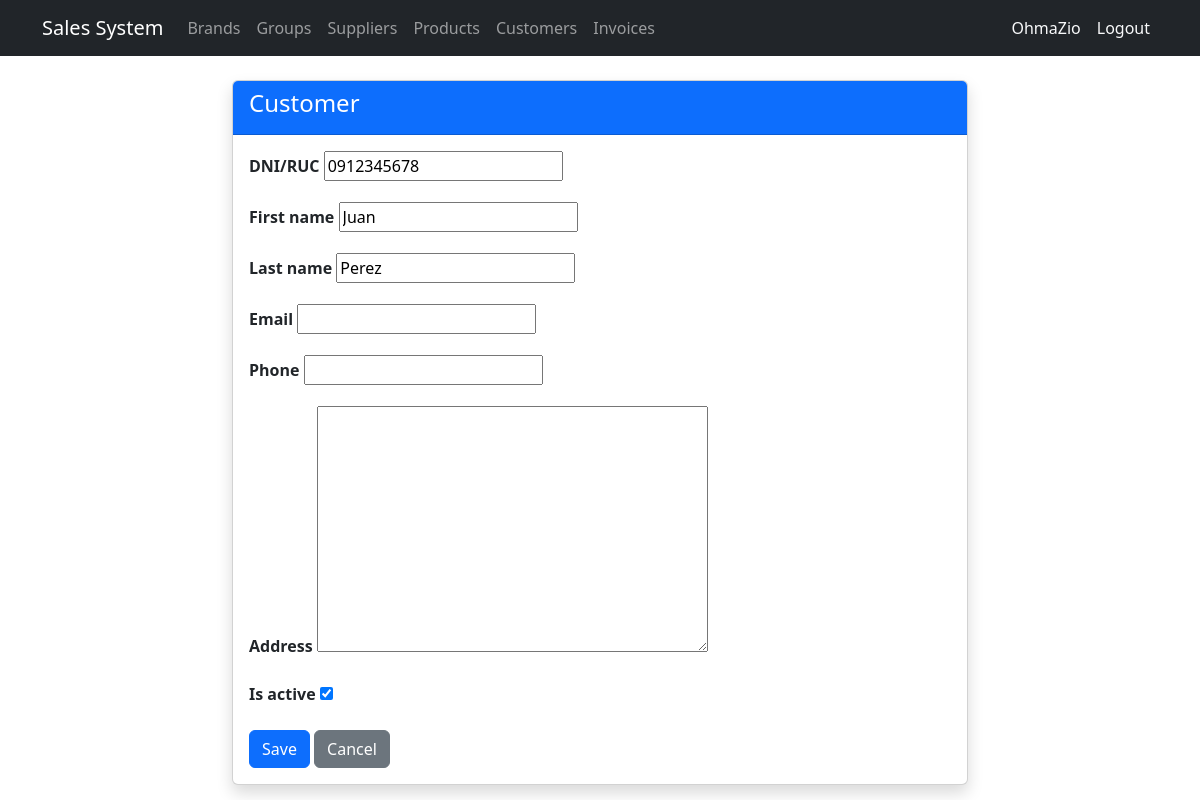
The page /customers/1/edit/ (signed in) on the database its author committed.
### billing/models.py (models this page shows, shortened)
class Customer(models.Model):
    dni = models.CharField(max_length=13, unique=True, verbose_name='DNI/RUC', validators=[validate_cedula_ec])
    first_name = models.CharField(max_length=100)
    last_name = models.CharField(max_length=100)
    email = models.EmailField(blank=True, null=True)
    phone = models.CharField(max_length=20, blank=True, null=True)
    address = models.TextField(blank=True, null=True)
    is_active = models.BooleanField(default=True)
    created_at = models.DateTimeField(auto_now_add=True)
    updated_at = models.DateTimeField(auto_now=True)
    class Meta:
        ordering = ['last_name', 'first_name']

### billing/views.py (the view)
# urls.py: path('customers/<int:pk>/edit/', views.CustomerUpdateView.as_view(), name='customer_update'),
class CustomerUpdateView(LoginRequiredMixin, UpdateView):
    model = Customer; fields = ['dni','first_name','last_name','email','phone','address','is_active']; template_name = 'billing/customer_form.html'; success_url = reverse_lazy('billing:customer_list')

### billing/templates/billing/customer_form.html (shortened to what this page needs)
{% extends 'billing/base.html' %}
{% block content %}
<div class="row justify-content-center">
  <div class="col-md-8">
    <div class="card shadow">
      <div class="card-header bg-primary text-white"><h4>Customer</h4></div>
      <div class="card-body">
        <form method="post">
          {% for field in form %}
          <div class="mb-3">
            <label class="form-label fw-bold">{{ field.label }}</label>
            {{ field }}
          </div>
          {% endfor %}
          <button type="submit" class="btn btn-primary">Save</button>
          <a href="{% url 'billing:customer_list' %}" class="btn btn-secondary">Cancel</a>
        </form>
      </div>
    </div>
  </div>
</div>
{% endblock %}

### billing/templates/billing/base.html (shortened to what this page needs)
<!DOCTYPE html>
<html lang="es">
<head>
  <link href="https://cdn.jsdelivr.net/npm/bootstrap@5.3.0/dist/css/bootstrap.min.css" rel="stylesheet">
  <link rel="stylesheet" href="https://cdn.jsdelivr.net/npm/bootstrap-icons@1.11.1/font/bootstrap-icons.css">
</head>
<body>
<nav class="navbar navbar-expand-lg navbar-dark bg-dark">
  <div class="container">
    <a class="navbar-brand" href="{% url 'billing:home' %}">Sales System</a>
    <div class="collapse navbar-collapse" id="nav">
      <ul class="navbar-nav me-auto">
        {% if user.is_authenticated %}
        <li class="nav-item"><a class="nav-link" href="{% url 'billing:brand_list' %}">Brands</a></li>
        <li class="nav-item"><a class="nav-link" href="{% url 'billing:productgroup_list' %}">Groups</a></li>
        <li class="nav-item"><a class="nav-link" href="{% url 'billing:supplier_list' %}">Suppliers</a></li>
        <li class="nav-item"><a class="nav-link" href="{% url 'billing:product_list' %}">Products</a></li>
        <li class="nav-item"><a class="nav-link" href="{% url 'billing:customer_list' %}">Customers</a></li>
        <li class="nav-item"><a class="nav-link" href="{% url 'billing:invoice_list' %}">Invoices</a></li>
        {% endif %}
      </ul>
<ul class="navbar-nav">
  {% if user.is_authenticated %}
  <li class="nav-item">
    <span class="nav-link text-light">{{ user.username }}</span>
  </li>
  <li class="nav-item">
    <form method="post" action="{% url 'logout' %}" class="d-inline">
      <button type="submit" class="nav-link btn btn-link text-light"
              style="text-decoration:none;">Logout</button>
    </form>
  </li>
  {% endif %}
</ul>
    </div>
  </div>
</nav>
<div class="container mt-4">
  {% block content %}{% endblock %}
</div>
</body>
</html>

### rows shown on the page
Customer: form "0912345678" "Juan" "Perez" "☑"

### other values the page prints
{{ user.username }} "OhmaZio"
{{ field.label }} "DNI/RUC" "First name" "Last name" "Email" "Phone" "Address" "Is active"
